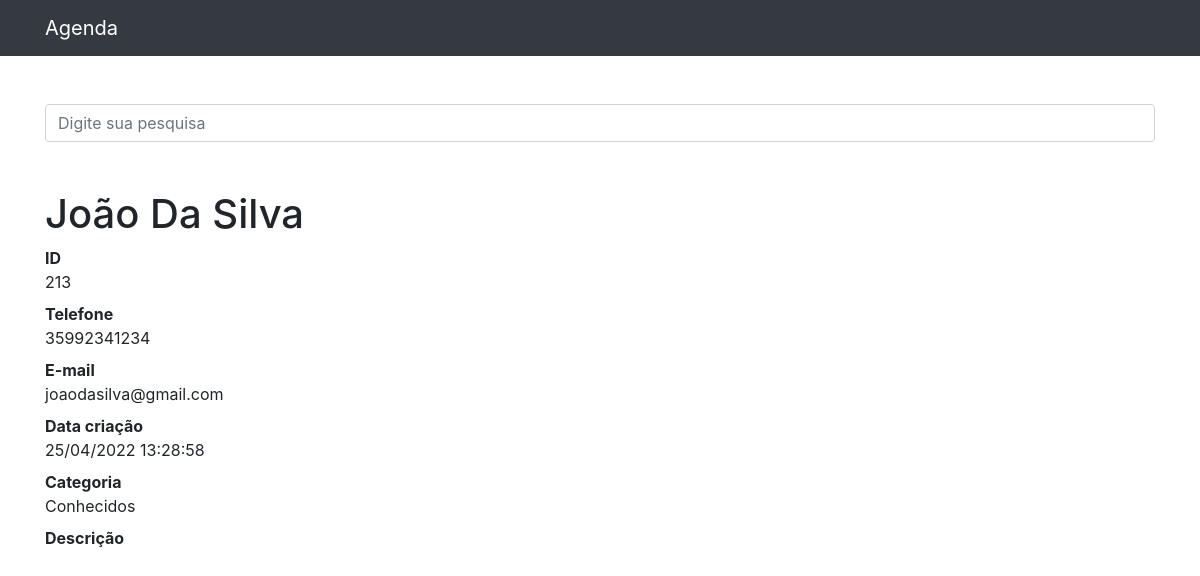
Screenshot of /213 with the database file from the repository.
### contatos/models.py (models this page shows, shortened)
class Contato(models.Model):
    nome = models.CharField(max_length=150)
    sobrenome = models.CharField(max_length=255, blank=True)
    telefone = models.CharField(max_length=255)
    email = models.CharField(max_length=255, blank=True)
    data_criacao = models.DateTimeField(default=timezone.now)
    descricao = models.TextField(blank=True)
    categoria = models.ForeignKey(Categoria, on_delete=models.DO_NOTHING)
    mostrar = models.BooleanField(default=True)
    foto = models.ImageField(blank=True, upload_to='fotos/%Y/%m/')

class Categoria(models.Model):
    nome = models.CharField(max_length=255)
    def __str__(self):
        return self.nome

### contatos/views.py (the view)
# urls.py: path('<int:contato_id>', views.ver_contato, name='ver_contato'),
def ver_contato(request, contato_id):
    contato = get_object_or_404(Contato, id=contato_id)
    if not contato.mostrar:
        raise Http404()
    return render(request, 'contatos/ver_contato.html', {
        'contato': contato
    })

### contatos/templates/contatos/ver_contato.html (shortened to what this page needs)
{% extends 'base.html' %}
{%block conteudo%}
  <h1 class="mt-5">{{ contato.nome }} {{ contato.sobrenome }}</h1>
  <dl>
    <dt>ID</dt>
    <dd>{{ contato.id }}</dd>
    <dt>Telefone</dt>
    <dd>{{ contato.telefone }}</dd>
    <dt>E-mail</dt>
    <dd>{{ contato.email }}</dd>
    <dt>Data criação</dt>
    <dd>{{ contato.data_criacao|date:'d/m/Y H:i:s' }}</dd>
    <dt>Categoria</dt>
    <dd>{{ contato.categoria }}</dd>
    <dt>Descrição</dt>
  </dl>
{%endblock%}

### rows the page displays
Contato: nome "João", sobrenome "Da Silva", id "213", telefone "35992341234", email "joaodasilva@gmail.com", data_criacao "25/04/2022 13:28:58", categoria "Conhecidos"
